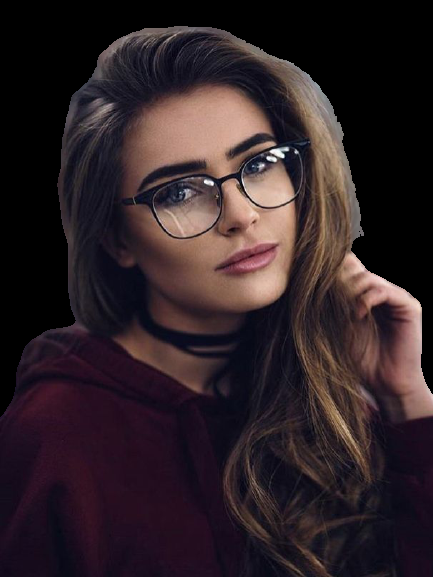
#> input picture python prg/pic_list/girl1.png, 433 x 577 px
$ python im14.py
#> lines starting #> are read from the running program, lines starting #| are printed output that depends on the picture
import cv2
import numpy as np
import os
from tkinter import *
from tkinter import filedialog
import imutils
'''
def dodge(front,back):
    result=front*255/(255-back)
    result[result>255]=255
    result[back==255]=255
    return result.astype(‘uint8’)
''''''
def dodge(front, back):
    result= front*255/(255-back)
    result[result>255]=55555
    result[back==255]=5555
    return result.astype('uint8')
'''

def dodge(x,y):
    img=cv2.divide(x, 255 - y, scale=256)
    return img


path2=os.getcwd()
print(path2)
Tk().withdraw()
path3=filedialog.askopenfilename()
#> the answer given: ../pic_list/girl1.png
print(path3)
path=r'pic_list/girl1.png'
img = cv2.imread(path3)
#> img is the input picture: shape (577, 433, 3); mean B, G, R 38.2, 34, 46.8

imgshape=img.shape
#> imgshape = (577, 433, 3)
imgheight= imgshape[0]
#> imgheight = 577
imgweight= imgshape[1]
#> imgweight = 433
print(imgshape)
#| (577, 433, 3)

gray=cv2.cvtColor(img, cv2.COLOR_BGR2GRAY)
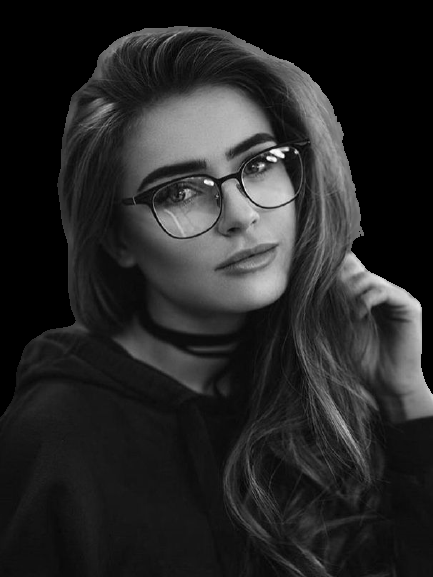
#> gray: shape (577, 433); min 0, max 254, mean 38.3
invert= np.bitwise_not(gray)
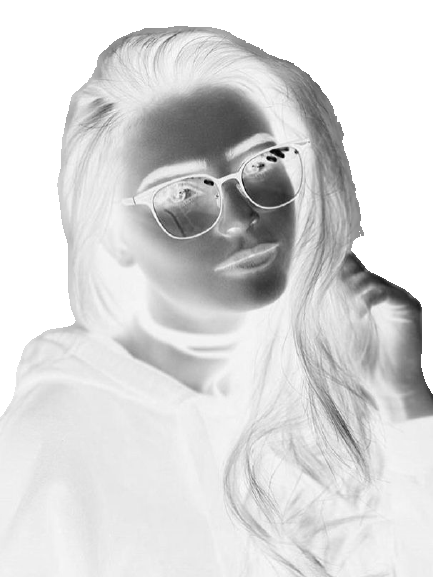
#> invert: shape (577, 433); min 1, max 255, mean 216.7
#invert= 255-gray
blur= cv2.GaussianBlur(invert,(31,31),sigmaX=0, sigmaY=0)
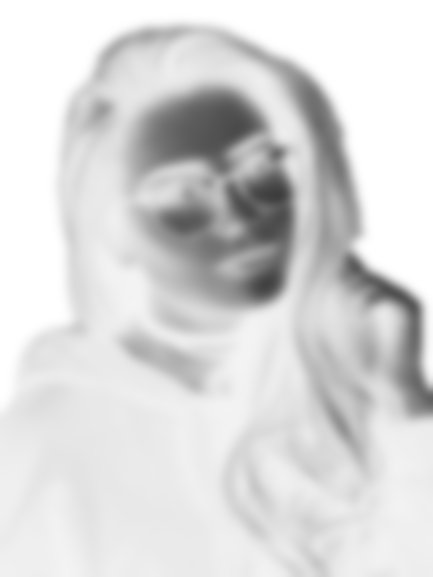
#> blur: shape (577, 433); min 60, max 255, mean 216.7
if imgheight>900 or imgweight>800:
    gray=cv2.resize(gray, (700,800))
    blur=cv2.resize(blur,(700,800))
finalImg= dodge(blur,gray)
#> in dodge, `img=cv2.divide(x, 255 - y, scale=256)`:
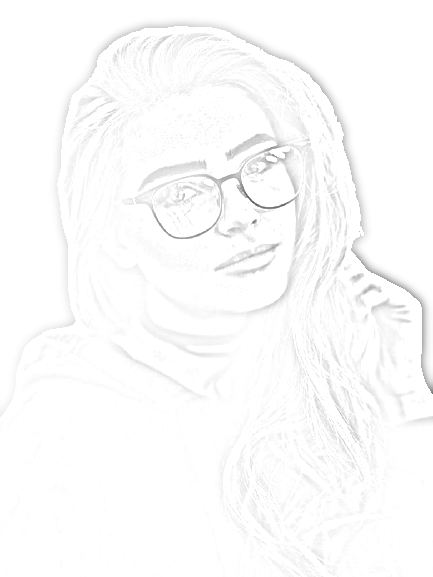
#> img: shape (577, 433); min 94, max 255, mean 251.6
finalImg2= dodge(gray,blur)
#> in dodge (call 2), `img=cv2.divide(x, 255 - y, scale=256)`:
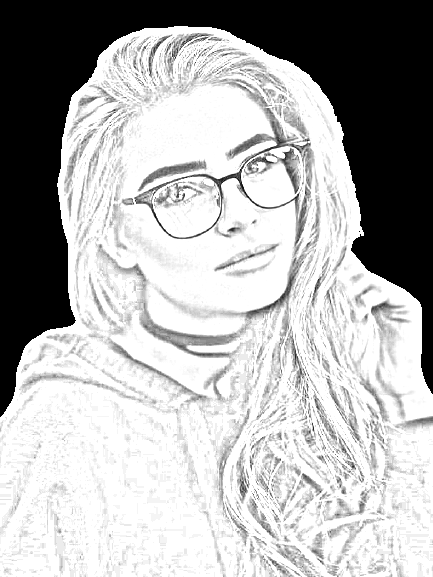
#> img: shape (577, 433); min 0, max 255, mean 175.9
finalImg2= imutils.resize(finalImg2, width=500)
# [4 lines of commented-out code are left out]
cv2.imshow('img', finalImg)
cv2.imshow('img2',finalImg2)
#cv2.imshow('invert2', invert2)

cv2.waitKey(0)
cv2.destroyAllWindows()

$ run again, with python prg/pic_list/VIRUS2.png copied over python prg/pic_list/girl1.png
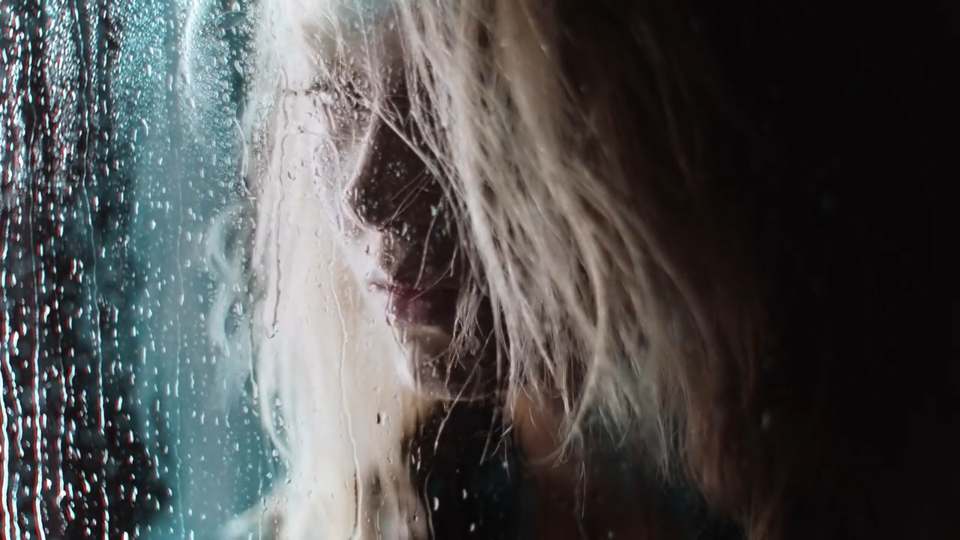
#> input picture python prg/pic_list/VIRUS2.png, 1920 x 1080 px (shown at 1/2 size)
#> img is the input picture: shape (1080, 1920, 3); mean B, G, R 78.7, 78.6, 78.4
#| (1080, 1920, 3)
#> `blur=cv2.resize(blur,(700,800))`:
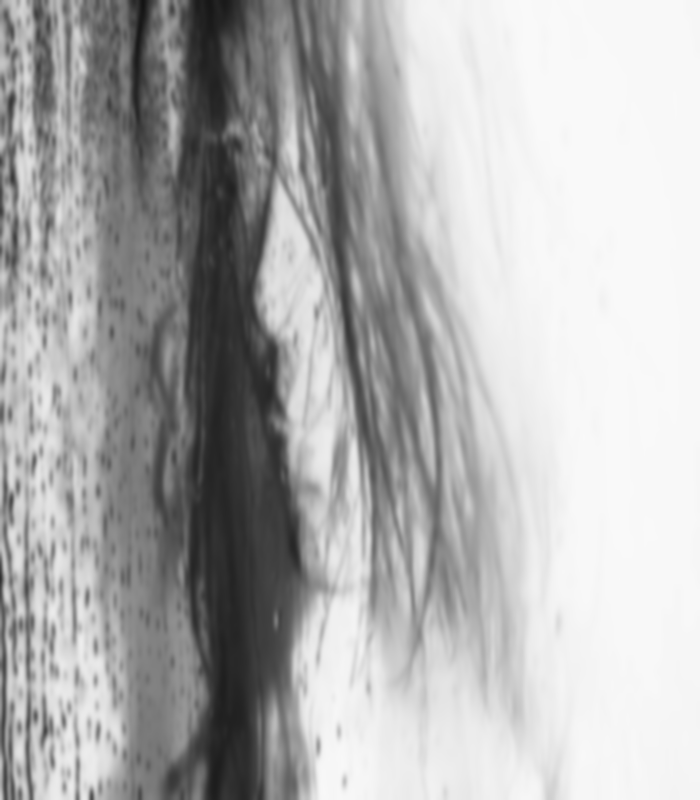
#> blur: shape (800, 700); min 19, max 249, mean 176.4
#> img: shape (800, 700)
#> in dodge (call 2), `img=cv2.divide(x, 255 - y, scale=256)`:
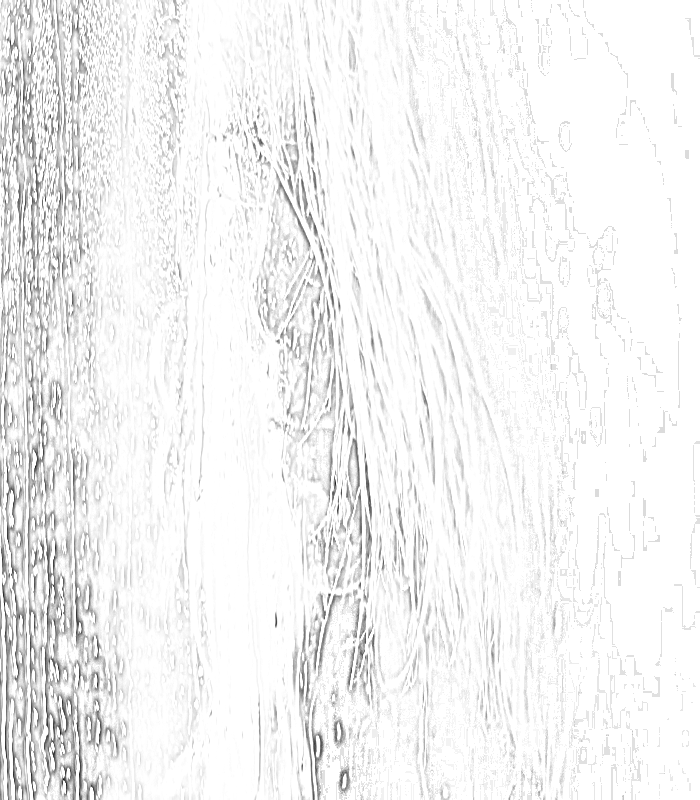
#> img: shape (800, 700); min 27, max 255, mean 242.8

$ run again, with python prg/pic_list/pic1.png copied over python prg/pic_list/girl1.png
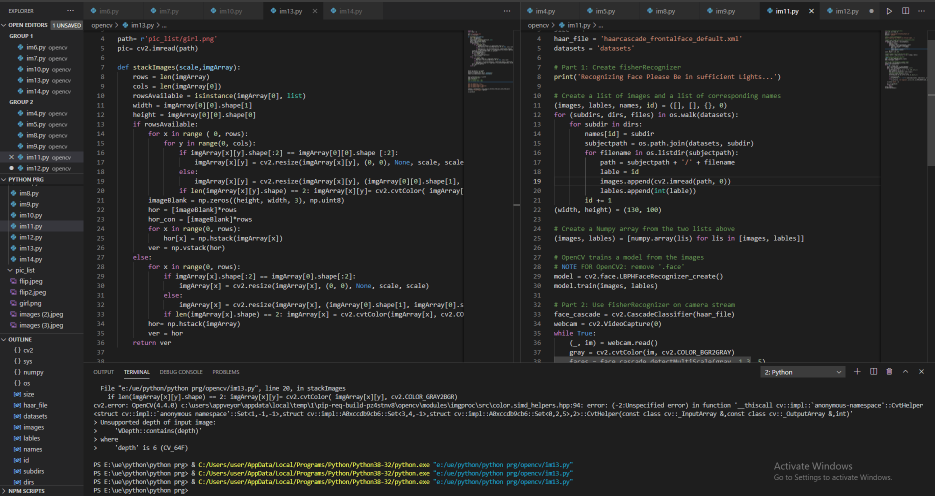
#> input picture python prg/pic_list/pic1.png, 1869 x 992 px (shown at 1/2 size)
#> img is the input picture: shape (992, 1869, 3); mean B, G, R 38.8, 39.1, 38.8
#| (992, 1869, 3)
#> `blur=cv2.resize(blur,(700,800))`:
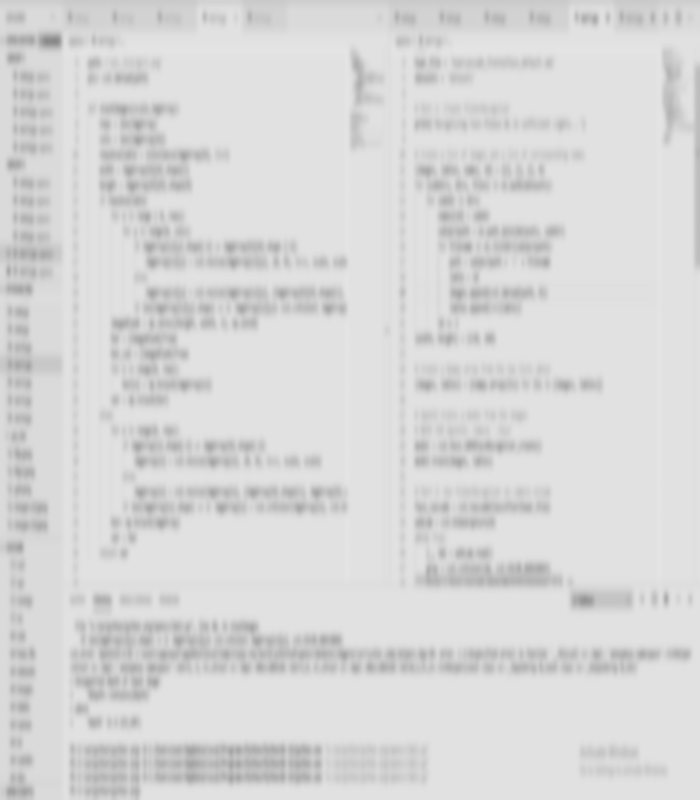
#> blur: shape (800, 700); min 136, max 229, mean 216
#> img: shape (800, 700)
#> in dodge (call 2), `img=cv2.divide(x, 255 - y, scale=256)`:
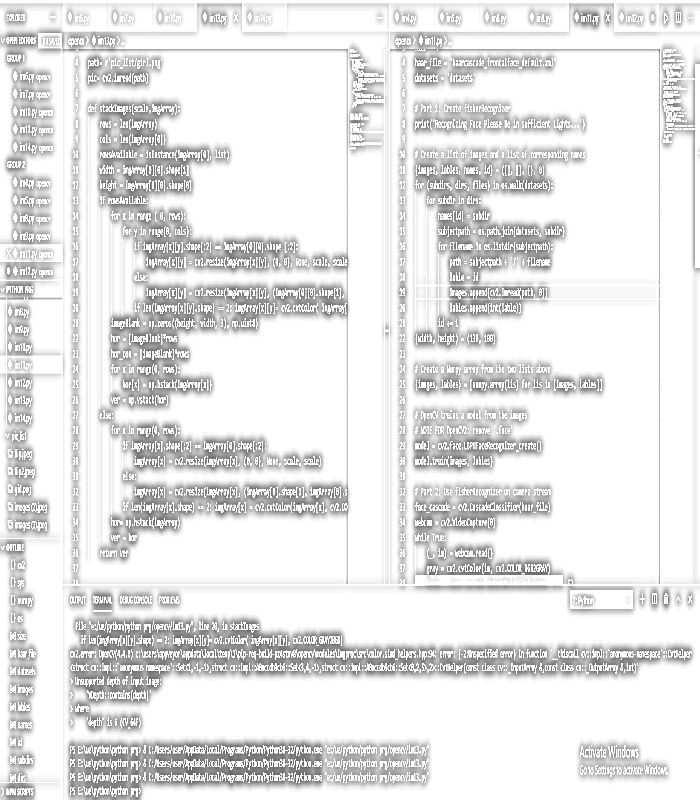
#> img: shape (800, 700); min 85, max 255, mean 230.2
